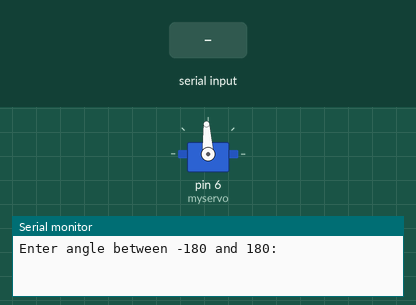
This sketch was run on a simulated Arduino Uno, built with avr-gcc and run on an emulated ATmega328P. Shown: servo, the last lines printed to the serial monitor. The test bench sets the inputs (shaded band).

Above: at 1.2 s.
1.3 s: "90,45\n" received over Serial
At 1.5 s:
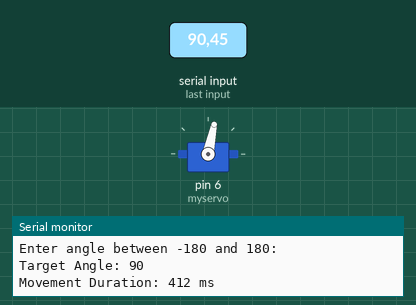
3.4 s: "0\n" received over Serial
4.9 s: "200\n" received over Serial
Timing chart, 0 to 7.9 s (numbered marks = the images above; inputs shaded):
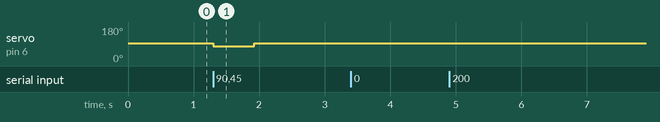

The sketch:

ConServo_PosCon_Nano.ino
```cpp
// (licence header left out)
#include <Servo.h>

// Servo object
Servo myservo;

// Servo control signals (in microseconds)
const int STOP_SIGNAL = 1500;  // Neutral signal to stop servo
const int CW_SIGNAL = 1350;    // Clockwise rotation speed
const int CCW_SIGNAL = 1600;   // Counterclockwise rotation speed

// Timing factors (milliseconds per degree)
const long CW_TIME_FACTOR = 825L;  // Time per degree for CW rotation
const long CCW_TIME_FACTOR = 925L; // Time per degree for CCW rotation

// Movement control variables
bool isMoving = false;           // Flag to track servo movement
unsigned long moveStartTime = 0; // Stores the start time of movement
unsigned long moveDuration = 0;  // Duration for which the servo should move
int targetAngle = 0;             // Target angle input by the user

void setup() {
  Serial.begin(9600);
  myservo.attach(6);  // Attach the servo to pin 6
  stopServo();        // Ensure the servo is stopped
  Serial.println("Enter angle between -180 and 180: ");
}

void loop() {
  // Check if data is available in the serial buffer and if the servo is not already moving
  if (Serial.available() > 0 && !isMoving) {
    int inputAngle = Serial.parseInt();

    // Flush the input buffer to remove any extra characters
    while (Serial.available() > 0) {
      Serial.read();
    }

    // Validate the input angle range
    if (inputAngle < -180 || inputAngle > 180) {
      Serial.print("\nTarget Angle: ");
      Serial.println(inputAngle);
      Serial.println("Invalid angle!");
      return;
    }

    targetAngle = inputAngle;
    handleServoMovement(targetAngle);
  }

  checkAndStopServo(); // Check if the movement duration has elapsed and stop the servo
}

// Function to handle servo movement based on the target angle
void handleServoMovement(int angle) {
  Serial.print("\nTarget Angle: ");
  Serial.println(angle);

  if (angle == 0) {
    Serial.println("No movement required.");
    return;
  }

  // Calculate movement duration and set rotation direction
  if (angle > 0) {
    moveDuration = (abs(angle) * CW_TIME_FACTOR) / 180; // Convert angle to movement duration
    myservo.writeMicroseconds(CW_SIGNAL);
  } else {
    moveDuration = (abs(angle) * CCW_TIME_FACTOR) / 180;
    myservo.writeMicroseconds(CCW_SIGNAL);
  }

  Serial.print("Movement Duration: ");
  Serial.print(moveDuration);
  Serial.println(" ms");

  // Start movement tracking
  isMoving = true;
  moveStartTime = millis();
}

// Function to stop the servo by sending a neutral signal
void stopServo() {
  myservo.writeMicroseconds(STOP_SIGNAL);
}

// Function to check if the movement duration has elapsed and stop the servo
void checkAndStopServo() {
  if (isMoving && (millis() - moveStartTime >= moveDuration)) {
    stopServo();
    isMoving = false;
    Serial.println("Movement Executed");
  }
}
```

Measured:
- after the input at 1.3 s, servo on pin 6 (myservo): 93° → 78° at once, → 93° 0.62 s later
